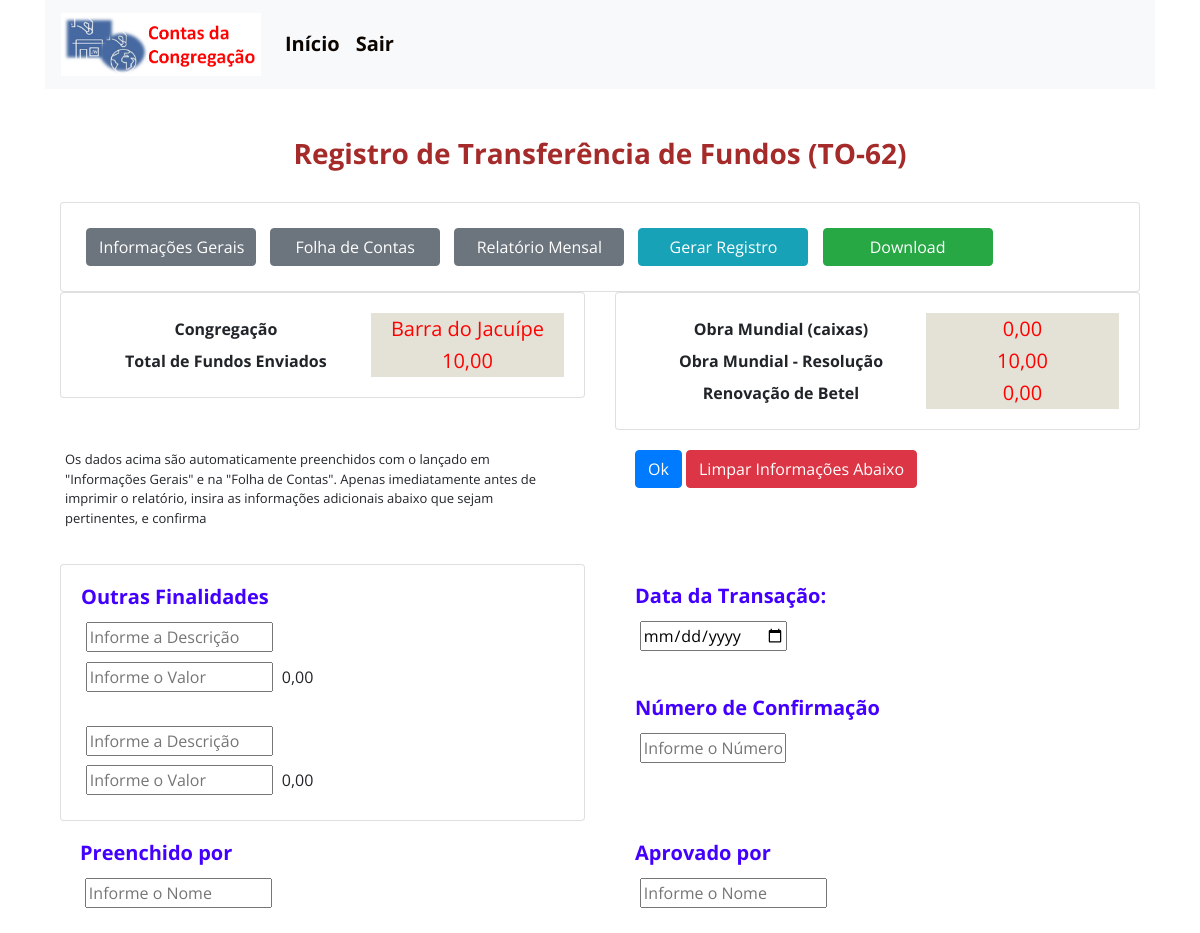
Page /registro/ (signed in) on the committed database.
### contas/models.py (models this page shows)
class Gerais(models.Model):
    congregação = models.CharField(max_length=60, blank=True, null=True)
    cidade = models.CharField(max_length=60, blank=True, null=True)
    estado = models.CharField(max_length=60, blank=True, null=True)
    mês = models.CharField(max_length=60, blank=True, null=True)
    ano = models.CharField(max_length=60, blank=True, null=True)
    data_do_Fechamento = models.DateField(blank=True, null=True,)
    saldo_Final_do_Extrato_Mensal = models.DecimalField(blank=True, null=True, max_digits = 10, decimal_places = 2)
    remessa_Enviada_para_Betel_Resolução = models.DecimalField(blank=True, null=True, max_digits = 10, decimal_places = 2)
    saldo_Final_do_Extrato_de_Betel = models.DecimalField(blank=True, null=True, max_digits = 10, decimal_places = 2)
    saldo_Final_dos_Donativos_Mês_Anterior = models.DecimalField(blank=True, null=True, max_digits = 10, decimal_places = 2)
    saldo_Final_da_Conta_Bancária_Mês_Anterior = models.DecimalField(blank=True, null=True, max_digits = 10, decimal_places = 2)
    saldo_Final_da_Conta_em_Betel_Mês_Anterior = models.DecimalField(blank=True, null=True, max_digits = 10, decimal_places = 2)

### contas/views.py (the view, shortened to what this page needs)
# urls.py: path('registro/', views.registro),
@login_required
def registro (request):
    relatório = Gerais.objects.all()
    total_CF10 = Contas.objects.filter(símbolo='CF').aggregate(Sum('donativos_Entrada'))
    total_CF20 = Contas.objects.filter(símbolo='CF').aggregate(Sum('conta_Entrada'))
    total_CF30 = Contas.objects.filter(símbolo='CF').aggregate(Sum('outra_Entrada'))
    total_CFa = total_CF10[('donativos_Entrada__sum')]
    if total_CFa:
        total_CF1 = float(total_CFa)
    else:
        total_CF1 = 0
    total_CFb = total_CF20[('conta_Entrada__sum')]
    if total_CFb:
        total_CF2 = float(total_CFb)
    else:
        total_CF2 = 0
    total_CFc = total_CF30[('outra_Entrada__sum')]
    if total_CFc:
        total_CF3 = float(total_CFc)
    else:
        total_CF3 = 0
    total_CF = total_CF1 + total_CF2 + total_CF3
    total_O10 = Contas.objects.filter(símbolo='O').aggregate(Sum('donativos_Entrada'))
    total_O20 = Contas.objects.filter(símbolo='O').aggregate(Sum('conta_Entrada'))
    total_O30 = Contas.objects.filter(símbolo='O').aggregate(Sum('outra_Entrada'))
    total_Oa = total_O10[('donativos_Entrada__sum')]
    if total_Oa:
        total_O1 = float(total_Oa)
    else:
        total_O1 = 0
    total_Ob = total_O20[('conta_Entrada__sum')]
    if total_Ob:
        total_O2 = float(total_Ob)
    else:
        total_O2 = 0
    total_Oc = total_O30[('outra_Entrada__sum')]
    if total_Oc:
        total_O3 = float(total_Oc)
    else:
        total_O3 = 0
    total_O = total_O1 + total_O2 + total_O3
    data_da_transação = request.GET.get('data')
    remessa_betel_resolução2 = Gerais.objects.values('remessa_Enviada_para_Betel_Resolução').last()
    if remessa_betel_resolução2 is None:
        remessa_betel_resolução = 0
    else:
        remessa_betel_resolução1 = remessa_betel_resolução2['remessa_Enviada_para_Betel_Resolução']
        if remessa_betel_resolução1:
            remessa_betel_resolução = float(remessa_betel_resolução1)
        else:
            remessa_betel_resolução = 0
    confirmação = request.GET.get('confirmação')
    preenchido = request.GET.get('preenchido')
    aprovado = request.GET.get('aprovado')
    finalidade1 = request.GET.get('finalidades1')
    finalidade2 = request.GET.get('finalidades2')
    valor_da_finalidade1a = request.GET.get('valor_finalidades1')
    if valor_da_finalidade1a:
        valor_da_finalidade1 = float(valor_da_finalidade1a)
    else:
        valor_da_finalidade1 = 0
    valor_da_finalidade2a = request.GET.get('valor_finalidades2')
    if valor_da_finalidade2a:
        valor_da_finalidade2 = float(valor_da_finalidade2a)
    else:
        valor_da_finalidade2 = 0
    for a in relatório:
        cong = a.congregação
    for a in relatório:
        remessa_Enviada_para_Betel_Resolução1 = a.remessa_Enviada_para_Betel_Resolução
        if remessa_Enviada_para_Betel_Resolução1:
            remessa_Enviada_para_Betel_Resolução = float(remessa_Enviada_para_Betel_Resolução1)
        else:
            remessa_Enviada_para_Betel_Resolução = 0
    total_enviados = valor_da_finalidade1 + valor_da_finalidade2 + total_O + remessa_betel_resolução + total_CF
    context = {
        'relatório': relatório,
        'data_da_transação':data_da_transação,
        'confirmação': confirmação,
        'aprovado': aprovado,
        'preenchido':preenchido,
        'finalidade1': finalidade1,
        'finalidade2': finalidade2,
        'valor_da_finalidade2': valor_da_finalidade2,
        'valor_da_finalidade1':valor_da_finalidade1,
        'total_O':total_O,
        'remessa_betel_resolução': remessa_betel_resolução,
        'total_enviados':total_enviados,
        "total_CF": total_CF
    }
    return render(request, 'cp/registro.html', context)

### templates/cp/registro.html (shortened to what this page needs)
{% extends 'base.html' %}
{% block content %}
{% load static %}
<br>
<div class="container">
<h3 style="text-align:center;">Registro de Transferência de Fundos (TO-62)</h3>
<br>
<div class="row">
<div class="col-md-12">
  <div class="card">
    <form method="POST">
         <div class="card-body" >
                 <a id="registro_b"href="/view_gerais_contas" class="btn btn-secondary" role="button" aria-pressed="true">Informações Gerais</a>
                 <a id="registro_b" href="/contas"  class="btn btn-secondary">Folha de Contas</a>
                 <a id="registro_b" href="/relatório_mensal" class="btn btn-secondary">Relatório Mensal</a>
                 <input id="registro_b"type="submit" class="btn btn-info" value="Gerar Registro">
                 <a id="registro_b" href="{% static 'registro_pronto.pdf' %}"class="btn btn-success" download="TO-62">Download</a>
               </div>
              </form>
      </div>
      </div>
 </div>
 <div class="row">
   <div class="col-sm-6">
     <div class="card">
       <div class="card-body" id="tabela_relatório">
         <table>
       <tbody>
         <tr>
             <th >Congregação</th>
             {% for a in relatório %}
             <td style="color:red">{{ a.congregação|default_if_none:"&nbsp;" }}</td>
             {% endfor %}
          </tr>
          <tr>
            <th >Total de Fundos Enviados</th>
             <td style="color:red">{{ total_enviados|floatformat:2}}</td>
          </tr>
    </tbody>
    </table>
       </div>
     </div>
   </div>
   <div class="col-sm-6">
     <div class="card">
       <div class="card-body" id="tabela_relatório">
    <table>
       <tbody>
        <tr>
            <th>Obra Mundial (caixas)</th>
            {% for a in relatório %}
            <td style="color:red">{{ total_O|floatformat:2}}</td>
            {% endfor %}
         </tr>
         <tr>
          <th>Obra Mundial - Resolução</th>
          {% for a in relatório %}
          <td style="color:red">{{ remessa_betel_resolução|floatformat:2}}</td>
          {% endfor %}
       </tr>
       <tr>
        <th>Renovação de Betel</th>
        {% for a in relatório %}
        <td style="color:red">{{ total_CF|floatformat:2}}</td>
        {% endfor %}
     </tr>
          </tbody>
    </table>
       </div>
     </div>
   </div>
   <div class="row" >
    <div class="col-sm-6">
     <div id="field" class="card-body">
      <form method="GET">
      <p style="font-size: 13px">Os dados acima são automaticamente preenchidos com o lançado em "Informações Gerais" e na "Folha de Contas". Apenas imediatamente antes de imprimir o relatório, insira as informações adicionais abaixo que sejam pertinentes, e confirma</p>
          </div>
         </div>
    <div class="col-sm-6">
     <div id="field" class="card-body">
           <button type="submit" class="btn btn-primary">Ok</button>
           <button type="submit" class="btn btn-danger">Limpar Informações Abaixo</button>
        </div>
     </div>
   </div>
  </div>
 <div class="row" >
    <div class="col-sm-6">
     <div class="card" >
        <div id="field" class="card-body">
          <fieldset >
            <h5>Outras Finalidades</h5>
            <input type="text" size="20" name="finalidades1" placeholder="Informe a Descrição">
            <td>{{ finalidade1|default_if_none:"&nbsp;" }}</td><br>
            <input type="number" step="0.01" size="20" name="valor_finalidades1" placeholder="Informe o Valor">
            <td>{{ valor_da_finalidade1|floatformat:2}}</td><br>
            </fieldset>
           <br>
           <fieldset>
            <input type="text" size="20" name="finalidades2" placeholder="Informe a Descrição">
            <td>{{ finalidade2|default_if_none:"&nbsp;" }}</td><br>
            <input type="number" step="0.01" size="20" name="valor_finalidades2" placeholder="Informe o Valor">
            <td>{{ valor_da_finalidade2|floatformat:2 }}</td><br>
           </fieldset>
        </div>
     </div>
   </div>
   <div class="col-sm-6">
    <div id="field" class="card-body">
            <fieldset >
            <h5>Data da Transação:</h5>
            <input type='date' size="30" name="data" placeholder="Informe a Data">
            <td>{{ data_da_transação|default_if_none:"&nbsp;" }}</td><br>
            </fieldset>
         </div>
          <div id="field" class="card-body">
           <fieldset >
           <h5>Número de Confirmação</h5>
           <input type="text" size="15" name="confirmação" placeholder="Informe o Número">
           <td>{{ confirmação|default_if_none:"&nbsp;" }}</td><br>
          </fieldset>
     </div>
  </div>
</div>
  <div class="row" >
    <div class="col-sm-6">
     <div id="field" class="card-body">
             <fieldset >
             <h5>Preenchido por</h5>
             <input type="text" size="20" name="preenchido" placeholder="Informe o Nome">
             <td>{{ preenchido|default_if_none:"&nbsp;"}} </td><br>
             </fieldset>
          </div>
         </div>
    <div class="col-sm-6">
     <div id="field" class="card-body">
          <fieldset >
            <h5>Aprovado por</h5>
            <input type="text" size="20" name="aprovado" placeholder="Informe o Nome">
            <td>{{ aprovado|default_if_none:"&nbsp;" }}</td><br>
           </fieldset>
        </div>
     </div>
   </div>
  </div>
{% endblock %}

### static/css/style.css (style rules this page uses)
body { margin: 0; position: relative; height: 100vh; width: 100vw; font-family: 'Open Sans', sans-serif; background-size: cover; }
#cardhome h3, h5 { font-weight: bold; color: hsl(256, 100%, 50%); }
#cardlocal h3, h5 { font-weight: bold; color: hsl(256, 100%, 50%); }
h3 { font-weight:bolder; text-align: center; color: brown; }
#tabela3_FC th, td { font-size: 20px; width: 200px; }
#tabela_relatório th { width: 300px; text-align: center; }
#tabela_relatório td { background-color:rgb(228, 225, 214); text-align: center; }
#field input { margin: 1% }
#registro_b { margin:5px; width: 170px; }

### rows in the picture
Gerais: congregação "Barra do Jacuípe", total_O "0,00", remessa_betel_resolução "10,00", total_CF "0,00"

### other values in the picture
{{ total_enviados|floatformat:2 }} "10,00"
{{ valor_da_finalidade1|floatformat:2 }} "0,00"
{{ valor_da_finalidade2|floatformat:2 }} "0,00"
